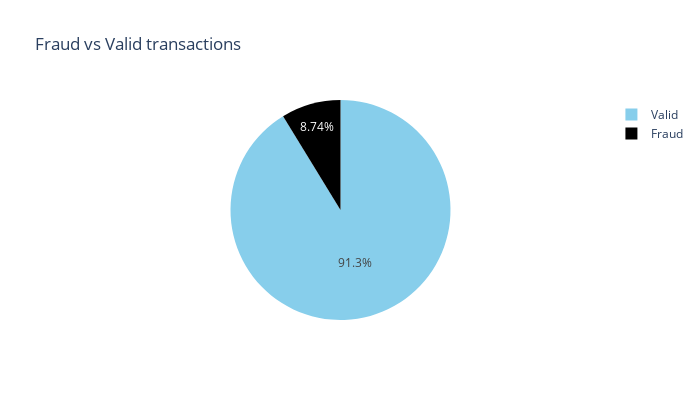

Notebook source saved alongside this figure:
### Code cell
labels=["Valid","Fraud"]

fraud_or_not = raw_df["fraud"].value_counts().tolist()
values = [fraud_or_not[0], fraud_or_not[1]]

fig = px.pie(values=raw_df['fraud'].value_counts(), names=labels , width=700, height=400, 
             color_discrete_sequence=["skyblue","black"]
             ,title="Fraud vs Valid transactions")
fig.show()

print('Valid:', round(raw_df['fraud'].value_counts()[0]/len(raw_df) * 100,2), '% of the dataset')
print('Frauds:', round(raw_df['fraud'].value_counts()[1]/len(raw_df) * 100,2), '% of the dataset')

### Figure 1 — Plotly figure (JSON) as saved in the notebook; plotly's stock layout.template omitted (floating-point values rounded to 4 significant figures)
{"data": [{"domain": {"x": [0.0, 1.0], "y": [0.0, 1.0]}, "hovertemplate": "label=%{label}<br>value=%{value}<extra></extra>", "labels": ["Valid", "Fraud"], "legendgroup": "", "name": "", "showlegend": true, "values": [912597, 87403], "type": "pie"}], "layout": {"legend": {"tracegroupgap": 0}, "title": {"text": "Fraud vs Valid transactions"}, "piecolorway": ["skyblue", "black"], "height": 400, "width": 700}}
